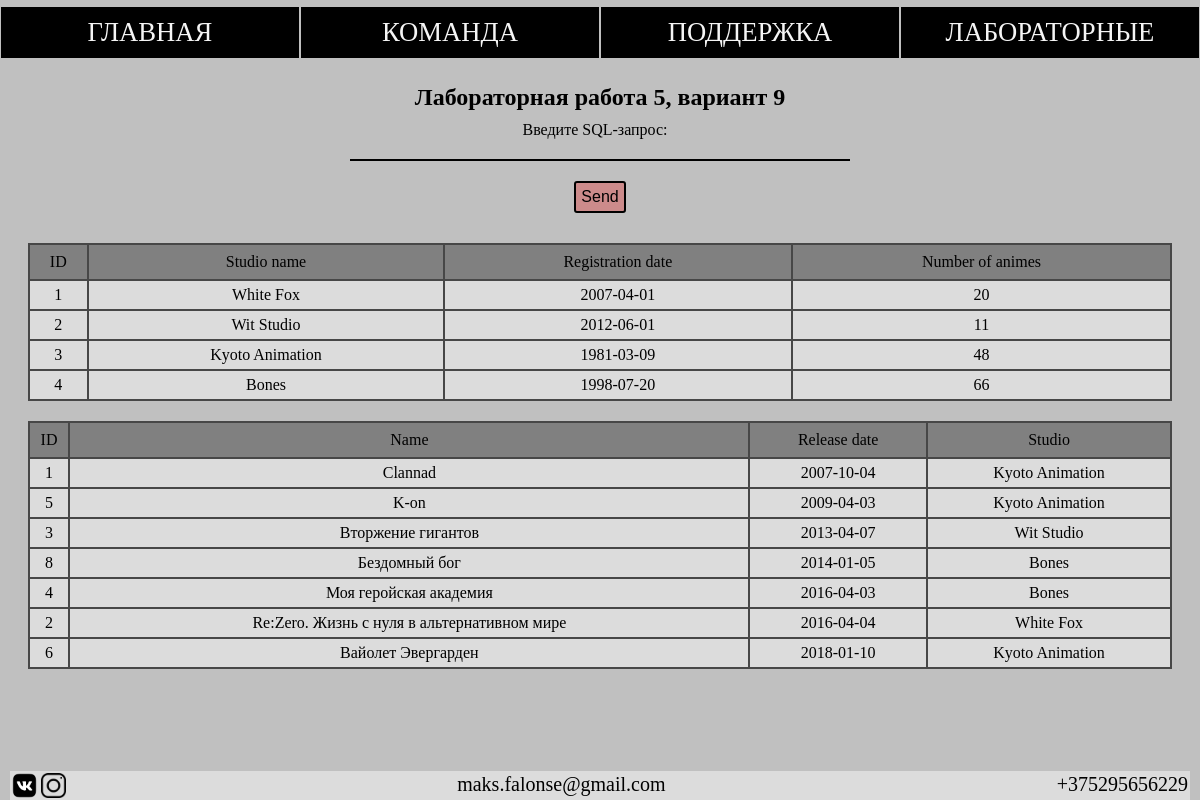
The app's page /pages/lab5.php with its own data.
### tables this page shows
CREATE TABLE `table_studios` (
  `id` int UNSIGNED NOT NULL,
  `name` varchar(50) NOT NULL,
  `date_registration` date NOT NULL,
  `anime_number` int UNSIGNED NOT NULL
);

CREATE TABLE `table_titles` (
  `id` int UNSIGNED NOT NULL,
  `name` varchar(50) NOT NULL,
  `date_release` date NOT NULL,
  `studio_id` int UNSIGNED NOT NULL
);

### pages/lab5.php (the view, shortened to what this page needs)
<!DOCTYPE html>
<html>
    <head>
        <link rel="stylesheet" type="text/css" href="../styles/support.css">
        <link rel="stylesheet" type="text/css" href="../styles/nav.css">
        <link rel="stylesheet" type="text/css" href="../styles/footer.css">
        <link rel="stylesheet" type="text/css" href="../styles/lab5.css">
    </head>
    <body>
        <?php
            include '../styles/navigation.php';
        ?>
        <main>
            <form action="<?php $_PHP_SELF ?>" method="GET" id="lab-5" class="user-form">
                <h2 class="block-main-header">Лабораторная работа 5, вариант 9</h2>
                <label class="user-form_label" for="text-input">Введите SQL-запрос: </label>
                <input class="user-form_input" type="text" name="text-input" id="text-input"></input>
                <input class="user-form_submit" type="submit" value="Send">
                <?php
                    $mysqli = @new mysqli(DB_HOST, DB_USER, DB_PASSWORD, DB_NAME);
                    $mysqli->set_charset('utf8');
                    $result = $mysqli->query("SELECT table_titles.id AS id, table_titles.name AS name, table_titles.date_release AS date, table_studios.name AS studio
                        FROM table_titles, table_studios
                        WHERE table_titles.studio_id=table_studios.id
                        ORDER BY table_titles.date_release");
                    $rows = mysqli_fetch_all($result, MYSQLI_ASSOC);
                    $creationsTable = "<table>";
                    $creationsTable .= "<tr><td class='lab-table_head'>ID</td><td class='lab-table_head'>Name</td><td class='lab-table_head'>Release date</td><td class='lab-table_head'>Studio</td></tr>";
                    foreach ($rows as $row) {
                        $creationsTable .= sprintf("<tr><td>%s</td><td>%s</td><td>%s</td><td>%s</td></tr>", $row['id'], $row['name'], $row['date'], $row['studio']);
                    }
                    $creationsTable .= "</table>";
                    $result = $mysqli->query("SELECT id, name, date_registration, anime_number
                        FROM table_studios");
                    $rows = mysqli_fetch_all($result, MYSQLI_ASSOC);
                    $articlesTable = "<table>";
                    $articlesTable .= "<tr><td class='lab-table_head'>ID</td><td class='lab-table_head'>Studio name</td><td class='lab-table_head'>Registration date</td><td class='lab-table_head'>Number of animes</td></tr>";
                    foreach ($rows as $row) {
                        $articlesTable .= sprintf("<tr><td>%s</td><td>%s</td><td>%s</td><td>%s</td></tr>", $row['id'], $row['name'], $row['date_registration'], $row['anime_number']);
                    }
                    $articlesTable .= "</table>";
                    echo $articlesTable, $creationsTable;
                ?>
            </form>
        </main>
        <footer class="footer-container">
            <a class="contacts" href="https://vk.com/maxim_falonse" target="_blank">
                <img class="icon" src="../vk-logo.png">
            </a>
            <a class="contacts" href="https://www.instagram.com/falxns_/" target="_blank">
                <img class="icon" src="../inst-logo.png">
            </a>
            <p class="email">maks.falonse@gmail.com</p>
            <p class="phone">+375295656229</p>
        </footer>
    </body>
</html>

### styles/navigation.php
<?php
    $currScriptName = $_SERVER['SCRIPT_NAME'];
?>
<header>
    <ul class="navigation">
        <li class="navigation_item<?php if ($currScriptName === "/VT/index.php") echo " active"?>"><a class="navtab" href="/VT/index.php">ГЛАВНАЯ</a></li>
        <li class="navigation_item<?php if ($currScriptName === "/VT/pages/team.php") echo " active"?>"><a class="navtab" href="/VT/pages/team.php">КОМАНДА</a></li>
        <li class="navigation_item<?php if ($currScriptName === "/VT/pages/support.php") echo " active"?>"><a class="navtab" href="/VT/pages/support.php">ПОДДЕРЖКА</a></li>
        <li class="navigation_item<?php if ($currScriptName === "/VT/pages/labs.php") echo " active"?>"><a class="navtab" href="/VT/pages/labs.php">ЛАБОРАТОРНЫЕ</a></li>
    </ul>
</header>

### styles/support.css (style rules this page uses)
* { padding: 0; margin: 0; }
body { background-color: #C0C0C0; }
main { min-height: 87vh; }
.user-form { margin: 10px 10px; display: flex; flex-direction: column; justify-content: space-around; align-items: center; }
.user-form_label { margin-right: 10px; font-size: 12pt; }
.user-form_input { font-size: 12pt; padding-bottom: 2px; border: none; background-color: transparent; border-bottom: 2px solid black; }
.user-form_submit { margin: 20px 0; border: 2px solid black; border-radius: 3px; padding: 5px; font-size: 12pt; background-color: rgb(204, 139, 139); }
.block-main-header { text-align: center; padding: 10px 0; width: 100%; }

### styles/nav.css (style rules this page uses)
.navigation { text-align: center; display: flex; justify-content: space-around; min-height: 8vh; }
.navigation_item { width: 100%; list-style: none; display: inline-block; background-color: black; padding: 10px 0px; margin: auto 1px; }
.navtab { font-size: 20pt; color: whitesmoke; text-decoration: none; margin-right: auto; }

### styles/footer.css (style rules this page uses)
.footer-container { background-color: #DCDCDC; margin: 1px 10px; display: flex; }
.contacts { text-decoration: none; color: black; font-size: 0; }
.icon { width: 25px; height: 25px; margin: 2px; }
p { font-size: 20px; height: 25px; margin: 2px; }
.email { width: 100%; text-align: center; }

### styles/lab5.css (style rules this page uses)
.user-form_input { width: 500px; }
table { width: 97%; margin: 10px auto; text-align: center; border-collapse: collapse; }
.lab-table_head { background-color: #808080; border: 2px solid rgb(71, 71, 71); padding: 8px 0; }
td { background-color: #DCDCDC; border: 2px solid rgb(71, 71, 71); padding: 5px 0; }

### records on screen
table_studios: id "1", name "White Fox", date_registration "2007-04-01", anime_number "20"
table_studios: id "2", name "Wit Studio", date_registration "2012-06-01", anime_number "11"
table_studios: id "3", name "Kyoto Animation", date_registration "1981-03-09", anime_number "48"
table_studios: id "4", name "Bones", date_registration "1998-07-20", anime_number "66"
table_titles: id "1", name "Clannad", date_release "2007-10-04", studio.name "Kyoto Animation"
table_titles: id "5", name "K-on", date_release "2009-04-03", studio.name "Kyoto Animation"
table_titles: id "3", name "Вторжение гигантов", date_release "2013-04-07", studio.name "Wit Studio"
table_titles: id "8", name "Бездомный бог", date_release "2014-01-05", studio.name "Bones"
table_titles: id "4", name "Моя геройская академия", date_release "2016-04-03", studio.name "Bones"
table_titles: id "2", name "Re:Zero. Жизнь с нуля в альтернативном мире", date_release "2016-04-04", studio.name "White Fox"
table_titles: id "6", name "Вайолет Эвергарден", date_release "2018-01-10", studio.name "Kyoto Animation"
